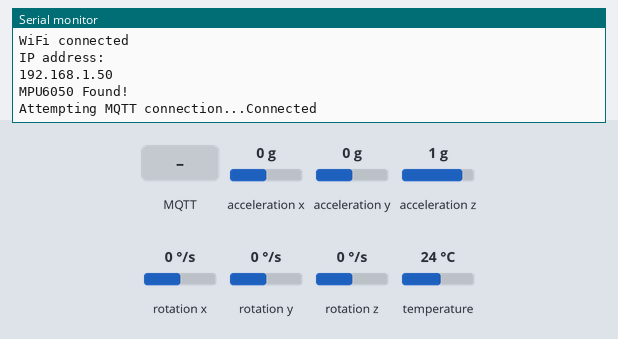
A program run on a simulated ESP32. On the bench: the last lines printed to the serial monitor. The test bench sets the inputs (shaded band); at power-on: acceleration x 0 g, acceleration y 0 g, acceleration z 1 g, rotation x 0 °/s, rotation y 0 °/s, rotation z 0 °/s, temperature 24 °C. WiFi joins after 1.5 s; servers stay silent unless stated; random numbers use the default seed unless the program sets one; no MQTT or app messages arrive unless stated.

Above: at 2.8 s.
2.9 s: MQTT message "mqtt/request" arrives on the first subscribed topic
At 3.8 s:
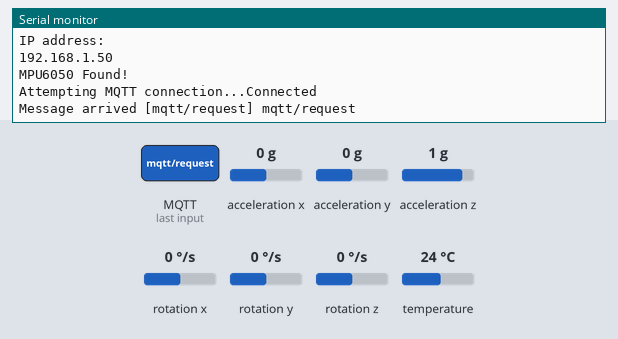
4.4 s: MQTT message "TurnOFF" arrives on the first subscribed topic
At 5.0 s:
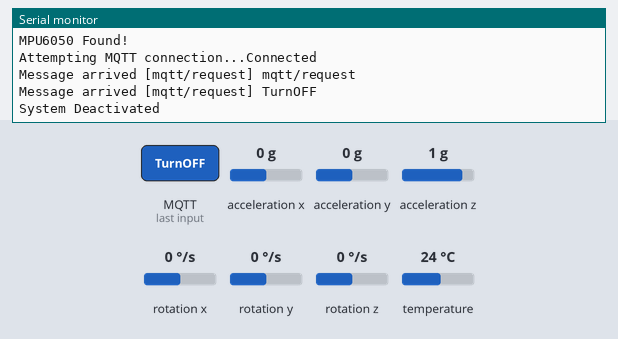
5.9 s: MQTT message "status_request" arrives on the first subscribed topic
At 6.2 s:
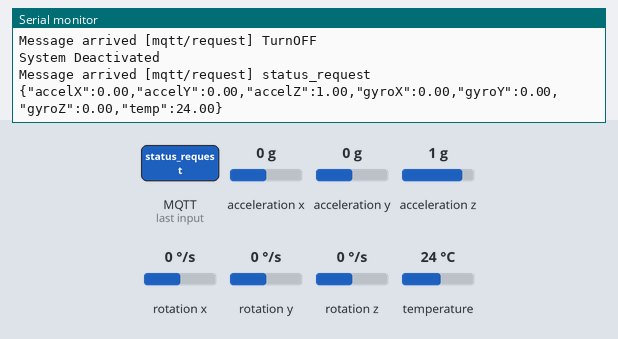
7.4 s: MQTT message "1" arrives on the first subscribed topic
At 7.8 s:
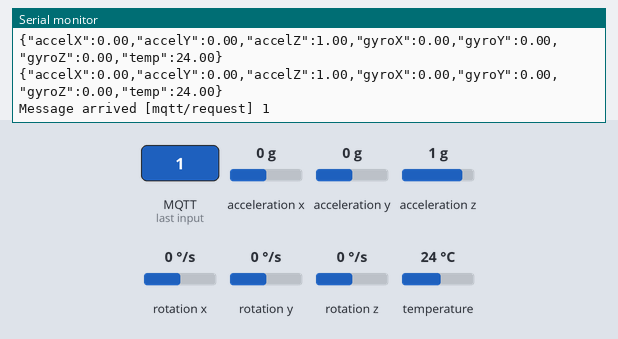
8.9 s: MQTT message "on" arrives on the first subscribed topic
10.4 s: MQTT message "off" arrives on the first subscribed topic
At 10.7 s:
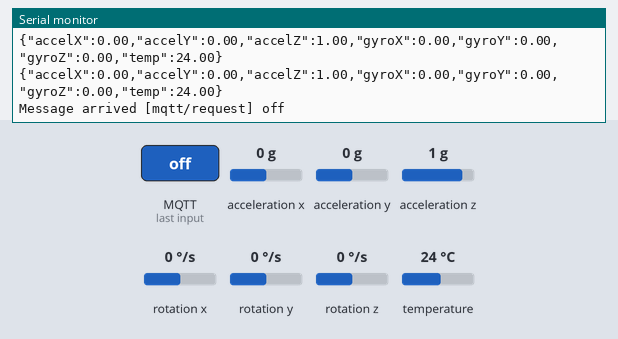

The program:

main.cpp
```cpp
#include <Arduino.h>
#include <WiFi.h>
#include <PubSubClient.h>
#include <Adafruit_MPU6050.h>
#include <Adafruit_Sensor.h>
#include <Wire.h>

// Wi-Fi credentials
const char* ssid = "Wokwi-GUEST";
const char* password = "";

// MQTT server and credentials
const char* mqtt_server = "192.168.1.21"; // Updated server address
const char* mqtt_username = "demo";       // MQTT username
const char* mqtt_password = "azerty";       // MQTT password

// MQTT topic
const char* mqtt_topic = "arduino/MPU6050";

WiFiClient espClient;
PubSubClient client(espClient);
Adafruit_MPU6050 mpu;

unsigned long lastMsg = 0;

// System state
bool systemActive = false;

void setup_wifi() {
  delay(10);
  Serial.println();
  Serial.print("Connecting to ");
  Serial.println(ssid);

  WiFi.mode(WIFI_STA);
  WiFi.begin(ssid, password);

  while (WiFi.status() != WL_CONNECTED) {
    delay(500);
    Serial.print(".");
  }

  randomSeed(micros());

  Serial.println("");
  Serial.println("WiFi connected");
  Serial.println("IP address: ");
  Serial.println(WiFi.localIP());
}

void callback(char* topic, byte* payload, unsigned int length) {
  Serial.print("Message arrived [");
  Serial.print(topic);
  Serial.print("] ");

  // Convert payload to a string
  String message;
  for (int i = 0; i < length; i++) {
    message += (char)payload[i];
  }
  Serial.println(message);
  // Handle status request message

  if (String(topic) == "mqtt/request"  && message == "TurnOFF") {
        systemActive = false;
        Serial.println("System Deactivated ");
    }
  if (String(topic) == "mqtt/request" && message == "status_request") {
    systemActive = true;

    client.publish("mqtt/response", "Board : ESP32 Status : Connected");
    return;  // Exit after handling the status request
  }
}

void reconnect() {
  while (!client.connected()) {
    Serial.print("Attempting MQTT connection...");
    String clientId = "ESP32Client-";
    clientId += String(random(0xffff), HEX);

    // Connect with username and password
    if (client.connect(clientId.c_str(), mqtt_username, mqtt_password)) {
      Serial.println("Connected");
      client.subscribe("mqtt/request");  // Add this line to subscribe to status requests
    } else {
      Serial.print("failed, rc=");
      Serial.print(client.state());
      Serial.println(" try again in 5 seconds");
      delay(5000);
    }
  }
}

void setup() {
  // Initialize serial communication
  Serial.begin(115200);

  // Connect to Wi-Fi
  setup_wifi();

  // Configure MQTT
  client.setServer(mqtt_server, 1883);
  client.setCallback(callback);

  // Initialize MPU6050 sensor
  if (!mpu.begin()) {
    Serial.println("Failed to find MPU6050 chip");
    while (1) {
      delay(10);
    }
  }
  Serial.println("MPU6050 Found!");

  // Set up MPU6050 configurations
  mpu.setAccelerometerRange(MPU6050_RANGE_8_G);   // Accelerometer range: ±8g
  mpu.setGyroRange(MPU6050_RANGE_500_DEG);        // Gyroscope range: ±500°/s
  mpu.setFilterBandwidth(MPU6050_BAND_21_HZ);     // Filter bandwidth: 21 Hz

  delay(100);
}

void loop() {
  // Reconnect to MQTT if disconnected
  if (!client.connected()) {
    reconnect();
  }
  client.loop();
  if (systemActive){
    // Read and publish sensor data every 2 seconds
    unsigned long now = millis();
    if (now - lastMsg > 1000) {
      lastMsg = now;

      // Get new sensor events
      sensors_event_t a, g, temp;
      mpu.getEvent(&a, &g, &temp);

      // Convert accelerometer data from m/s² to g
      float accel_x_g = a.acceleration.x / 9.81;
      float accel_y_g = a.acceleration.y / 9.81;
      float accel_z_g = a.acceleration.z / 9.81;

      // Convert gyroscope data from rad/s to °/sec
      float gyro_x_deg = g.gyro.x * (180.0 / PI);
      float gyro_y_deg = g.gyro.y * (180.0 / PI);
      float gyro_z_deg = g.gyro.z * (180.0 / PI);

      // Create a JSON-like string with sensor data and units
      String sensorData = "{";
      sensorData += "\"accelX\":" + String(accel_x_g, 2) + ",";
      sensorData += "\"accelY\":" + String(accel_y_g, 2) + ",";
      sensorData += "\"accelZ\":" + String(accel_z_g, 2) + ",";
      sensorData += "\"gyroX\":" + String(gyro_x_deg, 2) + ",";
      sensorData += "\"gyroY\":" + String(gyro_y_deg, 2) + ",";
      sensorData += "\"gyroZ\":" + String(gyro_z_deg, 2) + ",";
      sensorData += "\"temp\":" + String(temp.temperature, 2);
      sensorData += "}";

      // Publish the sensor data to the MQTT topic
      client.publish(mqtt_topic, sensorData.c_str());

      // Print the data to the Serial Monitor for debugging
      Serial.println(sensorData);
    }
  }

}
```

Measured:
- after the input at 2.9 s, the serial monitor: prints a new line at once (image 1)
- after the input at 4.4 s, the serial monitor: prints a new line at once (image 2)
- after the input at 5.9 s, the serial monitor: prints a new line at once (image 3)
- after the input at 7.4 s, the serial monitor: prints a new line at once (image 4)
- after the input at 10.4 s, the serial monitor: prints a new line at once (image 5)
